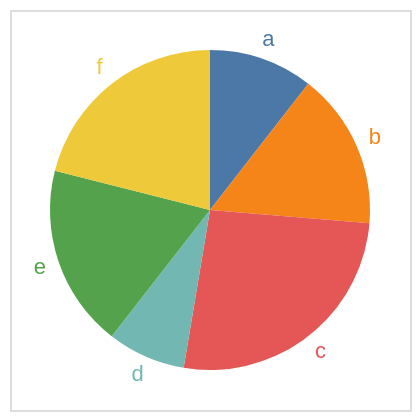

Vega-Lite specification stored for this chart:
### Vega specification from a JSON file in a GitHub repository (floating-point values rounded to 4 significant figures)
{"$schema": "https://vega.github.io/schema/vega/v5.json", "description": "A simple pie chart with labels.", "background": "white", "padding": 5, "width": 200, "height": 200, "style": "cell", "data": [{"name": "source_0", "values": [{"id": "a", "field": 4}, {"id": "b", "field": 6}, {"id": "c", "field": 10}, {"id": "d", "field": 3}, {"id": "e", "field": 7}, {"id": "f", "field": 8}]}, {"name": "data_1", "source": "source_0", "transform": [{"type": "stack", "groupby": [], "field": "field", "sort": {"field": ["id"], "order": ["ascending"]}, "as": ["field_start", "field_end"], "offset": "zero"}, {"type": "filter", "expr": "isValid(datum[\"field\"]) && isFinite(+datum[\"field\"])"}]}, {"name": "data_2", "source": "source_0", "transform": [{"type": "stack", "groupby": [], "field": "field", "sort": {"field": ["id", "id"], "order": ["ascending", "ascending"]}, "as": ["field_start", "field_end"], "offset": "zero"}, {"type": "filter", "expr": "isValid(datum[\"field\"]) && isFinite(+datum[\"field\"])"}]}], "marks": [{"name": "layer_0_marks", "type": "arc", "style": ["arc"], "from": {"data": "data_1"}, "encode": {"update": {"outerRadius": {"value": 80}, "fill": {"scale": "color", "field": "id"}, "x": {"signal": "width", "mult": 0.5}, "y": {"signal": "height", "mult": 0.5}, "innerRadius": {"value": 0}, "startAngle": {"scale": "theta", "field": "field_end"}, "endAngle": {"scale": "theta", "field": "field_start"}}}}, {"name": "layer_1_marks", "type": "text", "style": ["text"], "from": {"data": "data_2"}, "encode": {"update": {"radius": {"value": 90}, "fill": {"scale": "color", "field": "id"}, "x": {"signal": "width", "mult": 0.5}, "y": {"signal": "height", "mult": 0.5}, "text": {"signal": "isValid(datum[\"id\"]) ? datum[\"id\"] : \"\"+datum[\"id\"]"}, "align": {"value": "center"}, "baseline": {"value": "middle"}, "theta": {"signal": "scale(\"theta\", 0.5 * datum[\"field_start\"] + 0.5 * datum[\"field_end\"])"}}}}], "scales": [{"name": "theta", "type": "linear", "domain": {"fields": [{"data": "data_1", "field": "field_start"}, {"data": "data_1", "field": "field_end"}, {"data": "data_2", "field": "field_start"}, {"data": "data_2", "field": "field_end"}]}, "range": [0, 6.283], "zero": false}, {"name": "color", "type": "ordinal", "domain": {"fields": [{"data": "data_1", "field": "id"}, {"data": "data_2", "field": "id"}], "sort": true}, "range": "category"}]}
